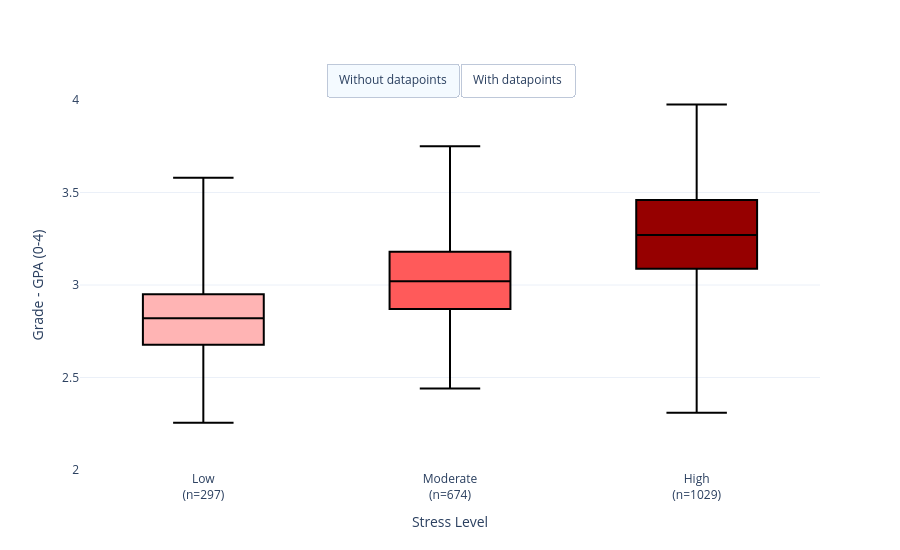

Notebook code for this chart:
### Code cell
import pandas as pd
import numpy as np
import plotly.graph_objects as go


# Ensure consistent stress order
stress_order = ["Low", "Moderate", "High"]
df["Stress_Level"] = pd.Categorical(df["Stress_Level"], categories=stress_order, ordered=True)

# Count students per group, to show sample size transparently
group_counts = df["Stress_Level"].value_counts().reindex(stress_order)
x_labels = {s: f"{s}<br>(n={group_counts[s]})" for s in stress_order}

# Different shades of red, one per stress level
red_shades = {
    "Low": "rgb(255,180,180)",
    "Moderate": "rgb(255,90,90)",
    "High": "rgb(150,0,0)"
}

fig = go.Figure()

# --- Traces 0,1,2: NO-DOTS version (visible by default) ---
for stress in stress_order:
    subset = df[df["Stress_Level"] == stress]
    fig.add_trace(go.Box(
        x=[x_labels[stress]] * len(subset),
        y=subset["GPA"],
        name=stress,
        boxpoints=False,
        line_color="black",
        fillcolor=red_shades[stress],
        marker=dict(color="rgb(80,0,0)"),
        hovertemplate=(
            "Stress Level: " + stress + "<br>"
            "Grade: %{y:.2f}<br>"
            "Group size: n=" + str(group_counts[stress]) + "<extra></extra>"
        ),
        visible=True
    ))

# --- Traces 3,4,5: WITH-DOTS version (hidden by default) ---
for stress in stress_order:
    subset = df[df["Stress_Level"] == stress]
    fig.add_trace(go.Box(
        x=[x_labels[stress]] * len(subset),
        y=subset["GPA"],
        name=stress,
        boxpoints="all",
        jitter=0.4,
        pointpos=0,
        line_color="black",
        fillcolor=red_shades[stress],
        marker=dict(color="rgb(80,0,0)", size=4, opacity=0.5),
        hovertemplate=(
            "Stress Level: " + stress + "<br>"
            "Grade: %{y:.2f}<br>"
            "Group size: n=" + str(group_counts[stress]) + "<extra></extra>"
        ),
        visible=False
    ))

n_groups = len(stress_order)
no_dots_mask = [True] * n_groups + [False] * n_groups
with_dots_mask = [False] * n_groups + [True] * n_groups

fig.update_layout(
    xaxis_title="Stress Level",
    yaxis_title="Grade - GPA (0-4)",
    yaxis=dict(range=[2, 4]),
    showlegend=False,
    height=550,
    template="plotly_white",
    updatemenus=[
        dict(
            type="buttons",
            direction="left",
            x=0.5,
            y=1.1,
            xanchor="center",
            showactive=True,
            buttons=[
                dict(label="Without datapoints", method="update", args=[{"visible": no_dots_mask}]),
                dict(label="With datapoints", method="update", args=[{"visible": with_dots_mask}])
            ]
        )
    ]
)

fig.show()

### Figure 1 — Plotly figure (JSON) as saved in the notebook; plotly's stock layout.template omitted (floating-point values rounded to 4 significant figures; data arrays with more than 128 entries replaced by an {"elided": "..."} marker saying what was removed)
{"data": [{"boxpoints": false, "fillcolor": "rgb(255,180,180)", "hovertemplate": "Stress Level: Low<br>Grade: %{y:.2f}<br>Group size: n=297<extra></extra>", "line": {"color": "black"}, "marker": {"color": "rgb(80,0,0)"}, "name": "Low", "type": "box", "visible": true, "x": {"elided": "297 str values"}, "y": {"elided": "297 float values"}}, {"boxpoints": false, "fillcolor": "rgb(255,90,90)", "hovertemplate": "Stress Level: Moderate<br>Grade: %{y:.2f}<br>Group size: n=674<extra></extra>", "line": {"color": "black"}, "marker": {"color": "rgb(80,0,0)"}, "name": "Moderate", "type": "box", "visible": true, "x": {"elided": "674 str values"}, "y": {"elided": "674 float values"}}, {"boxpoints": false, "fillcolor": "rgb(150,0,0)", "hovertemplate": "Stress Level: High<br>Grade: %{y:.2f}<br>Group size: n=1029<extra></extra>", "line": {"color": "black"}, "marker": {"color": "rgb(80,0,0)"}, "name": "High", "type": "box", "visible": true, "x": {"elided": "1029 str values"}, "y": {"elided": "1029 float values"}}, {"boxpoints": "all", "fillcolor": "rgb(255,180,180)", "hovertemplate": "Stress Level: Low<br>Grade: %{y:.2f}<br>Group size: n=297<extra></extra>", "jitter": 0.4, "line": {"color": "black"}, "marker": {"color": "rgb(80,0,0)", "opacity": 0.5, "size": 4}, "name": "Low", "pointpos": 0, "type": "box", "visible": false, "x": {"elided": "297 str values"}, "y": {"elided": "297 float values"}}, {"boxpoints": "all", "fillcolor": "rgb(255,90,90)", "hovertemplate": "Stress Level: Moderate<br>Grade: %{y:.2f}<br>Group size: n=674<extra></extra>", "jitter": 0.4, "line": {"color": "black"}, "marker": {"color": "rgb(80,0,0)", "opacity": 0.5, "size": 4}, "name": "Moderate", "pointpos": 0, "type": "box", "visible": false, "x": {"elided": "674 str values"}, "y": {"elided": "674 float values"}}, {"boxpoints": "all", "fillcolor": "rgb(150,0,0)", "hovertemplate": "Stress Level: High<br>Grade: %{y:.2f}<br>Group size: n=1029<extra></extra>", "jitter": 0.4, "line": {"color": "black"}, "marker": {"color": "rgb(80,0,0)", "opacity": 0.5, "size": 4}, "name": "High", "pointpos": 0, "type": "box", "visible": false, "x": {"elided": "1029 str values"}, "y": {"elided": "1029 float values"}}], "layout": {"height": 550, "showlegend": false, "updatemenus": [{"buttons": [{"args": [{"visible": [true, true, true, false, false, false]}], "label": "Without datapoints", "method": "update"}, {"args": [{"visible": [false, false, false, true, true, true]}], "label": "With datapoints", "method": "update"}], "direction": "left", "showactive": true, "type": "buttons", "x": 0.5, "xanchor": "center", "y": 1.1}], "xaxis": {"title": {"text": "Stress Level"}}, "yaxis": {"range": [2, 4], "title": {"text": "Grade - GPA (0-4)"}}}}
